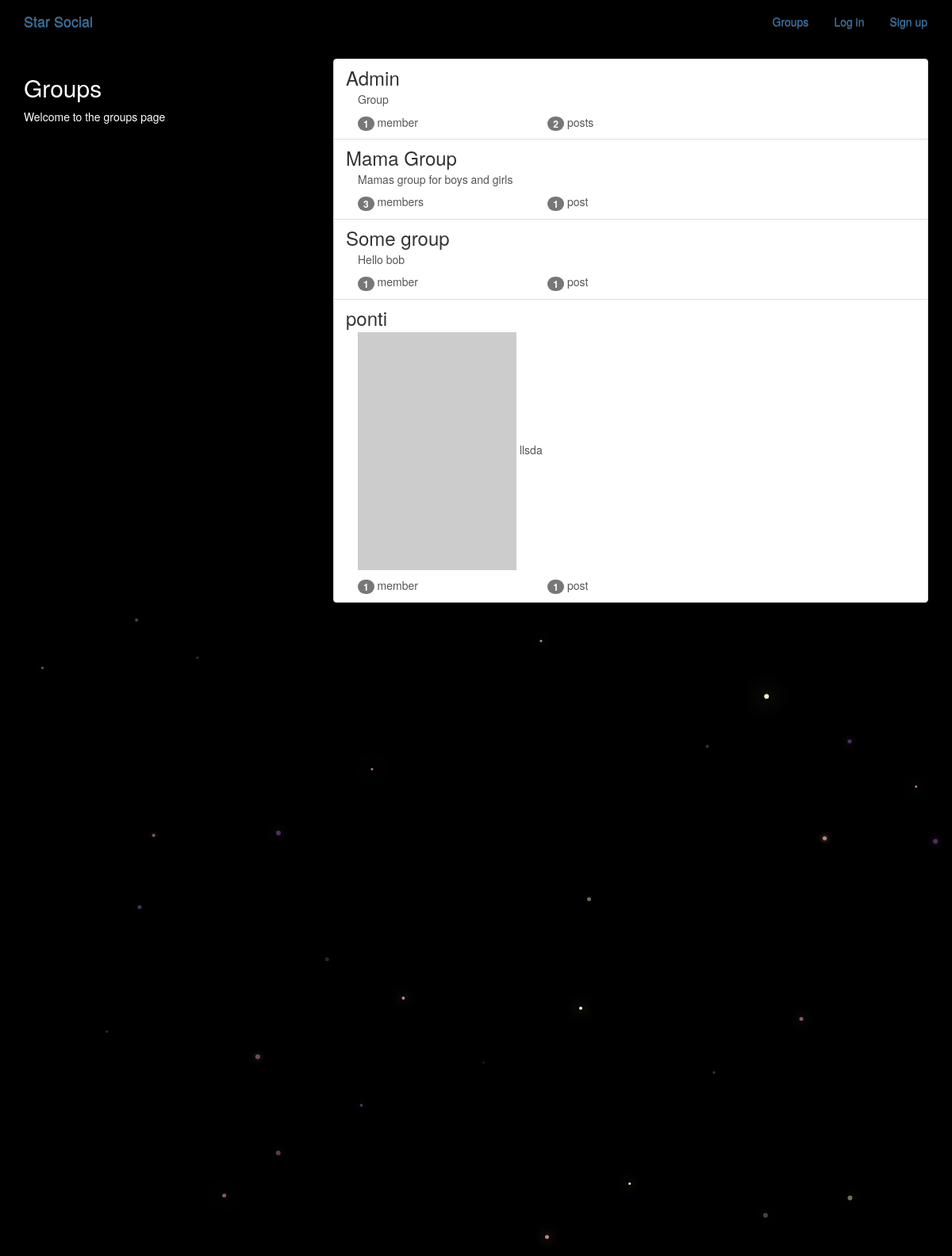
The app's page /groups/ with its own data.
### groups/models.py (models this page shows, shortened)
class Group(models.Model):
    name = models.CharField(max_length=255, unique=True)
    slug = models.SlugField(allow_unicode=True)
    description = models.TextField(blank=True, default='')
    description_html = models.TextField(editable=False, default='', blank=True)
    members = models.ManyToManyField(User, through='GroupMember')
    class Meta:
        ordering = ['name']

### groups/views.py (the view)
# urls.py: path('', views.ListGroups.as_view(), name='all'),
class ListGroups(generic.ListView):
    model = Group

### groups/templates/groups/group_list.html (shortened to what this page needs)
{% extends "groups/group_base.html" %}
{% block pregroup %}
<div class="col-md-4">
  <div class="content">
    <h2>Groups</h2>
    <p>Welcome to the groups page</p>
  </div>
</div>
{% endblock %}
{% block group_content %}
<div class="col-md-8">
  <div class="list-group">
    {% for group in object_list %}
    <a class="list-group-item" href="{% url 'groups:single' slug=group.slug %}">
      <h3 class="title list-group-item-heading">{{group.name}}</h3>
      <div class="list-group-item-text container-fluid">
        {{group.description_html|safe}}
        <div class="row">
          <div class="col-md-4">
            <span class="badge">{{group.members.count}}</span>
            member{{group.members.count|pluralize}}
          </div>
          <div class="col-md-4">
            <span class='badge'>{{group.posts.count}}</span>
            post{{group.posts.count|pluralize}}
          </div>
        </div>
      </div>
    </a>
    {% endfor %}
  </div>
</div>
{% endblock %}

### static/simplesocial/css/master.css (style rules this page uses)
body { margin: 0; overflow: hidden; background-color: black; color:white; }

### records on screen
Group: name "Admin", description_html "Group", members.count "1", posts.count "2"
Group: name "Mama Group", description_html "Mamas group for boys and girls", members.count "3", posts.count "1"
Group: name "Some group", description_html "Hello bob", members.count "1", posts.count "1"
Group: name "ponti", description_html "llsda", members.count "1", posts.count "1"
